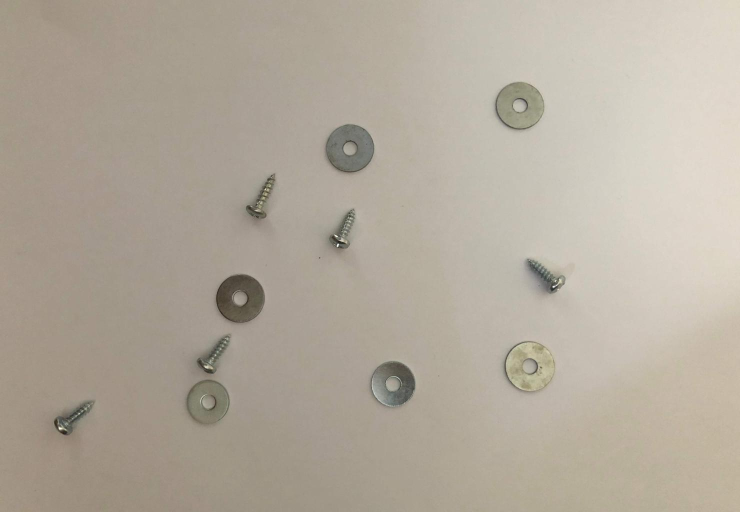
%> input picture Assignment_Input/IMG_01.jpg, 1480 x 1024 px (shown at 1/2 size)
$ octave Task1to4.m   (GNU Octave 9; MATLAB toolbox functions it lacks are replaced by stand-ins)
%> lines starting %> are read from the running program, lines starting %| are printed output that depends on the picture
clear; close all;


% Task 1: Pre-processing -----------------------
% Step-1: Load input image
I = imread('Assignment_Input\IMG_01.jpg');
%> I is the input picture: size 1024x1480x3 uint8; mean R, G, B 178.4, 169.5, 156.1
figure, imshow(I), title('Original Image');

% Step-2: Covert image to grayscale
I_gray = rgb2gray(I);
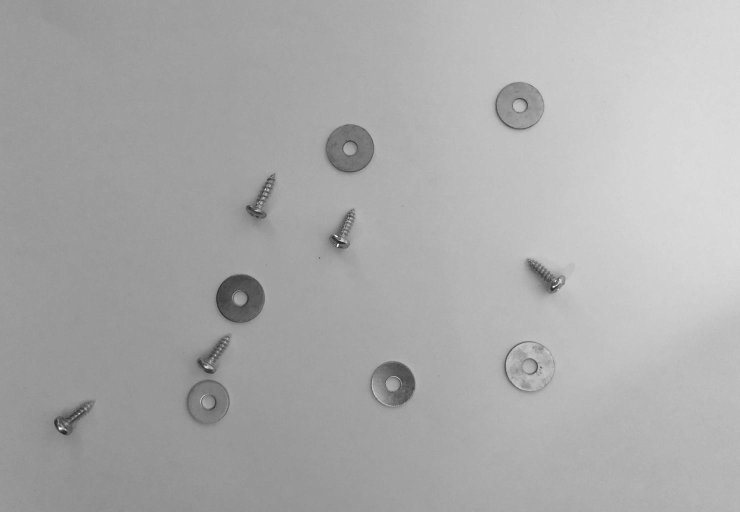
%> I_gray: size 1024x1480 uint8 (shown at 1/2 size); min 19, max 255, mean 170.7
figure, imshow(I_gray), title('Grayscale image');

% Step-3: Rescale image
J = imresize(I_gray, 0.5, 'bilinear');
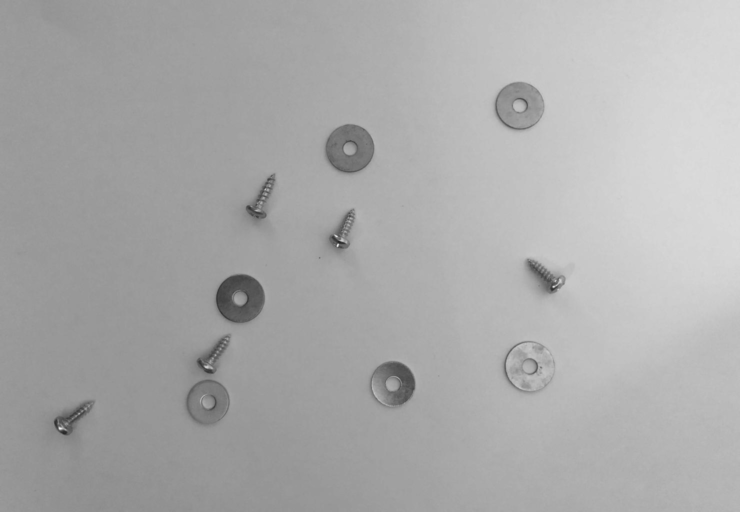
%> J: size 512x740 uint8; min 38, max 237, mean 170.7
figure, imshow(J), title('Image reiszed to half size via billinear interpolation');
% Step-4: Produce histogram before enhancing
figure, imhist(J, 256), title('Histogram before enhancement');
%> after `title('Histogram before enhancement')`:
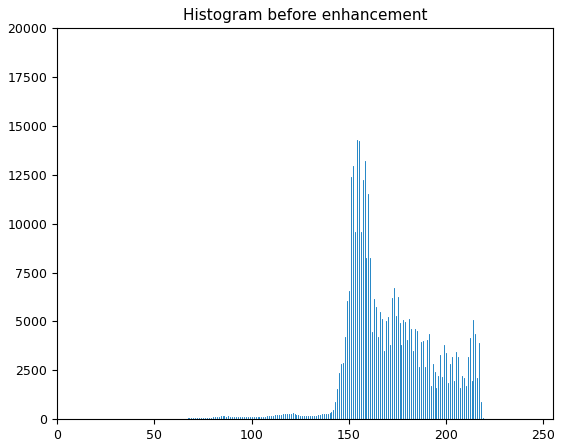
%> figure redrawn from the program's plot data; highest point at x = 154, y = 14254
% Step-5: Enhance image before binarisation
enhancedJ = imadjust(J);
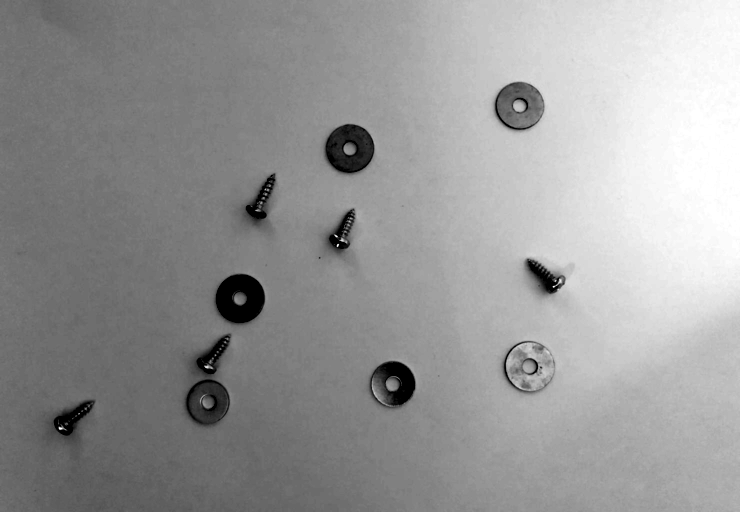
%> enhancedJ: size 512x740 uint8; min 0, max 255, mean 151.8
%> (the run ends here)

$ run again, with Assignment_Input/IMG_02.jpg copied over Assignment_Input/IMG_01.jpg
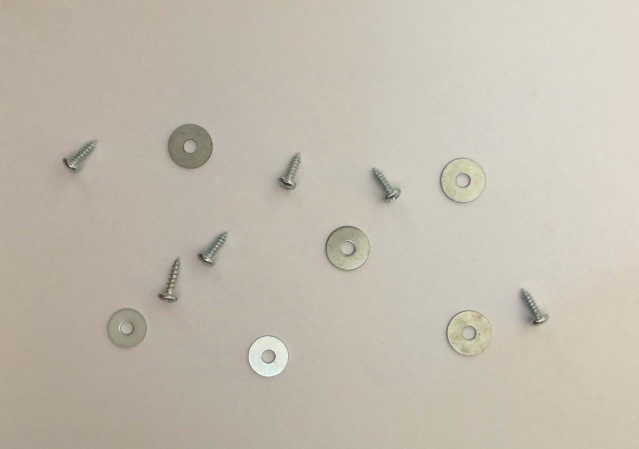
%> input picture Assignment_Input/IMG_02.jpg, 1277 x 898 px (shown at 1/2 size)
%> I is the input picture: size 898x1277x3 uint8; mean R, G, B 195.1, 187.2, 174.7
%> `title('Histogram before enhancement')`:
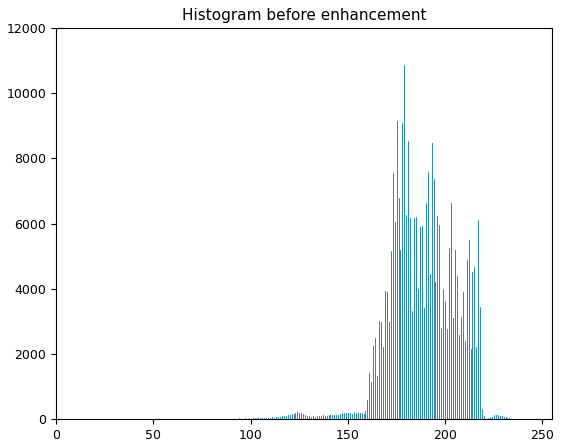
%> figure redrawn from the program's plot data; highest point at x = 179, y = 10851
%> `enhancedJ = imadjust(J);`:
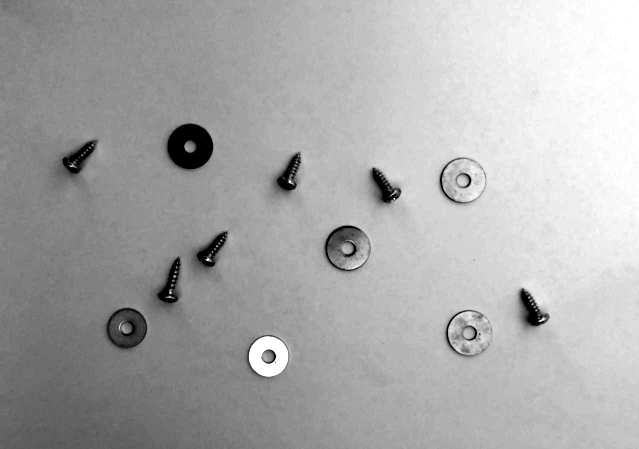
%> enhancedJ: size 449x639 uint8; min 0, max 255, mean 170.9

$ run again, with Assignment_Input/IMG_03.jpg copied over Assignment_Input/IMG_01.jpg
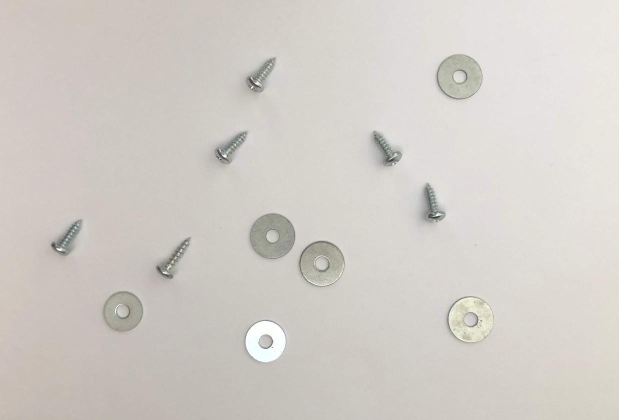
%> input picture Assignment_Input/IMG_03.jpg, 1238 x 840 px (shown at 1/2 size)
%> I is the input picture: size 840x1238x3 uint8; mean R, G, B 209.9, 205.4, 199.8
%> `title('Histogram before enhancement')`:
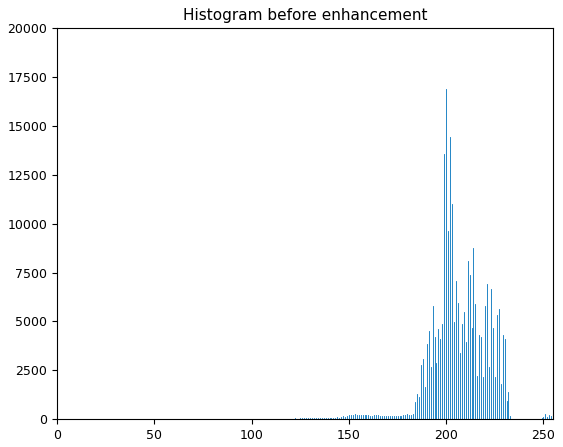
%> figure redrawn from the program's plot data; highest point at x = 200, y = 16891
%> `enhancedJ = imadjust(J);`:
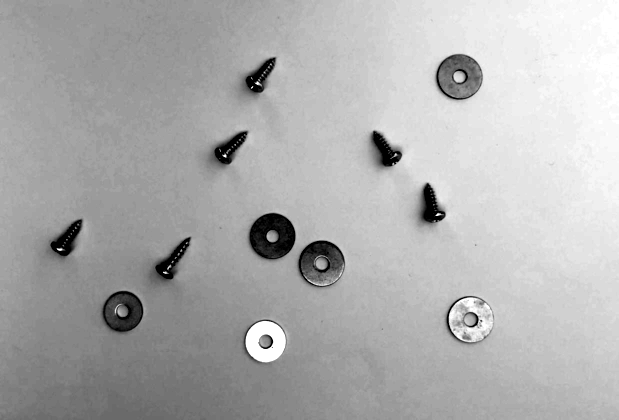
%> enhancedJ: size 420x619 uint8; min 0, max 255, mean 174.7

$ run again, with Assignment_Input/IMG_04.jpg copied over Assignment_Input/IMG_01.jpg
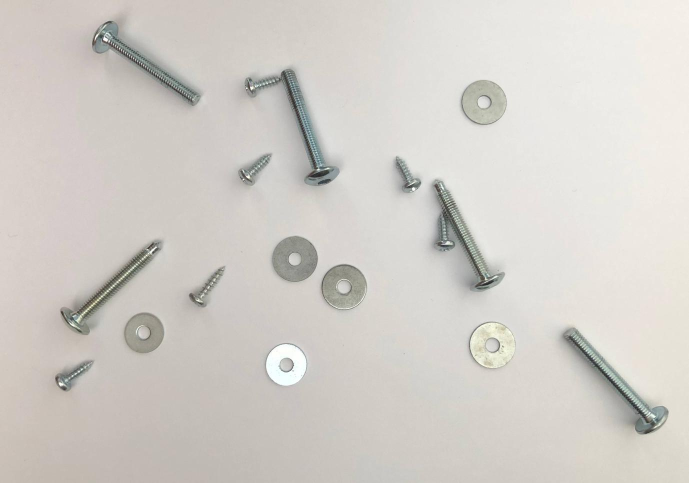
%> input picture Assignment_Input/IMG_04.jpg, 1377 x 966 px (shown at 1/2 size)
%> I is the input picture: size 966x1377x3 uint8; mean R, G, B 209.9, 206.1, 200.7
%> `title('Histogram before enhancement')`:
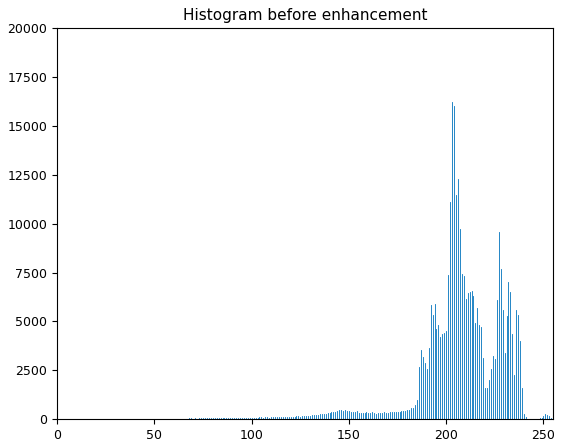
%> figure redrawn from the program's plot data; highest point at x = 203, y = 16220
%> `enhancedJ = imadjust(J);`:
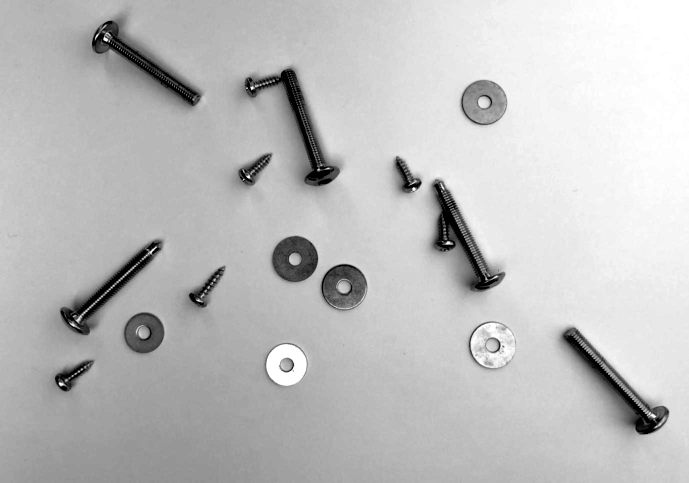
%> enhancedJ: size 483x689 uint8; min 0, max 255, mean 190.9
